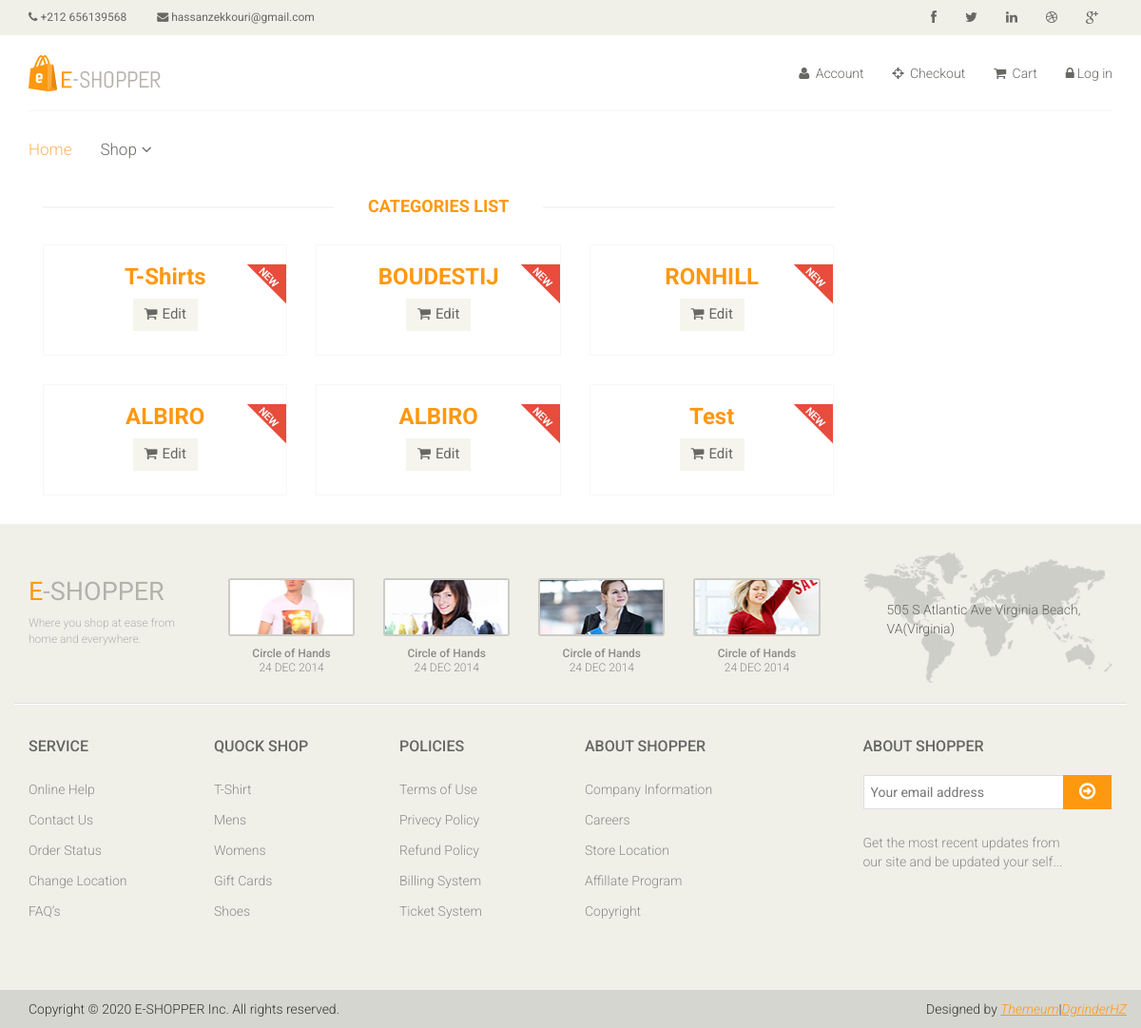
Page /categories/ on the earlier database version.
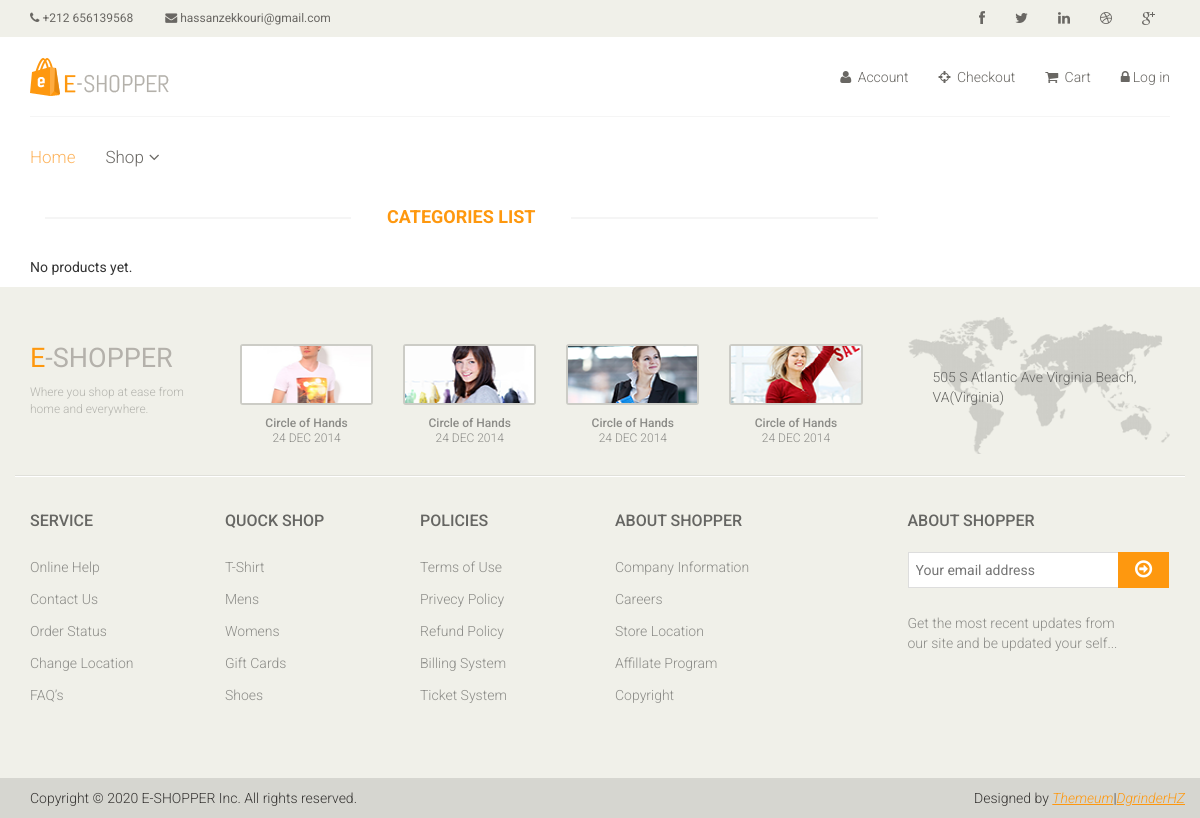
Same page on the later database version.
### categories/models.py (models this page shows, shortened)
class Category(models.Model):
    title = models.CharField(max_length=100)
    products_count = models.PositiveIntegerField(default=0)

### categories/views.py (the view)
# urls.py: path('categories/', category_list, name='category_list'),
def category_list(request):
    categories = Category.objects.all()
    ctx = {'categories': categories}
    return render(request, 'categories/category_list.html', ctx)

### templates/categories/category_list.html
{% extends 'base.html' %}
{% load static %}
{% block content %}
<section>
    <div class="container">
        <div class="row">
            <div class="col-sm-9 padding-right">
                <div class="features_items">
                    <h2 class="title text-center">Categories List</h2>
                    {% for category in categories %}
                    <div class="col-sm-4 ">
                        <div class="product-image-wrapper">
                            <div class="single-products">
                                <div >
                                    <div class="single-products">
                                        <div class="productinfo text-center">
                                            <h2>{{ category.title | capfirst }}</h2>
                                            <a href="{% url 'category_edit' pk=category.id %}" class="btn btn-default add-to-cart"><i
                                                    class="fa fa-shopping-cart"></i>Edit</a>
                                        </div>
                                    </div>
                                </div>
                                <img src="{% static 'images/home/new.png' %}" class="new" alt="" />
                            </div>
                        </div>
                    </div>
                    {% empty %}
                    <p>No products yet.</p>
                    {% endfor %}
                </div>
            </div>
        </div>
    </div>
</section>
{% endblock %}

Differences in the rows shown:
removed Category: title "T-Shirts"
removed Category: title "BOUDESTIJ"
removed Category: title "RONHILL"
removed Category: title "ALBIRO"
removed Category: title "ALBIRO"
removed Category: title "Test"
Other differences:
text now shown: "No products yet."
